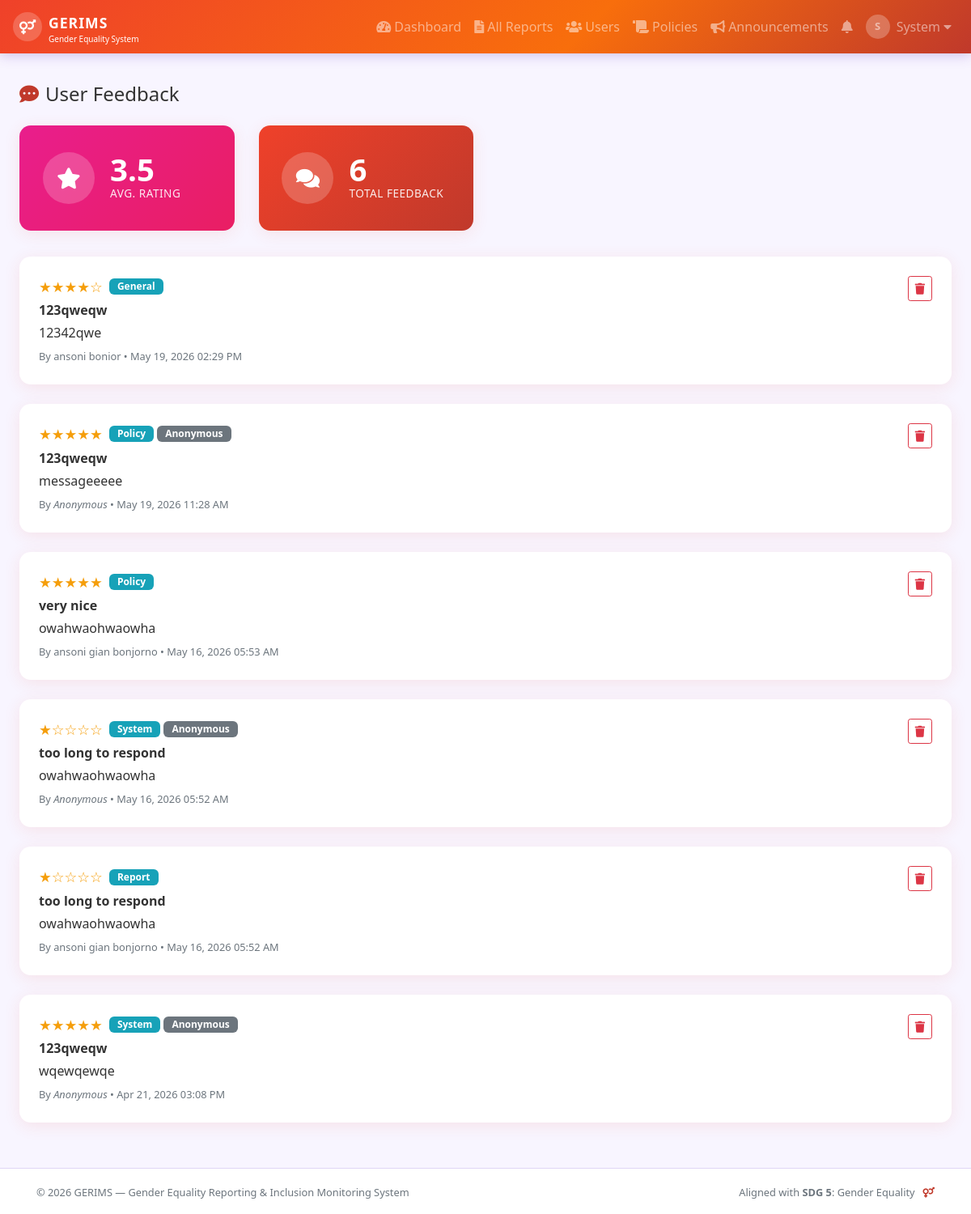
/admin/feedback.php (signed in), run on the app's committed database.
### tables this page shows
CREATE TABLE `feedbacks` (
  `feedback_id` int(11) NOT NULL,
  `user_id` int(11) DEFAULT NULL,
  `feedback_type` enum('general','system','policy','report') DEFAULT 'general',
  `subject` varchar(150) DEFAULT NULL,
  `message` text NOT NULL,
  `rating` tinyint(1) DEFAULT NULL CHECK (`rating` between 1 and 5),
  `is_anonymous` tinyint(1) DEFAULT 0,
  `created_at` timestamp NOT NULL DEFAULT current_timestamp()
);

CREATE TABLE `users` (
  `user_id` int(11) NOT NULL,
  `full_name` varchar(100) NOT NULL,
  `email` varchar(100) NOT NULL,
  `password` varchar(255) NOT NULL,
  `gender` varchar(30) DEFAULT NULL,
  `course` varchar(100) DEFAULT NULL,
  `year_level` varchar(20) DEFAULT NULL,
  `contact_number` varchar(20) DEFAULT NULL,
  `role` enum('user','admin') DEFAULT 'user',
  `profile_pic` varchar(255) DEFAULT 'default.png',
  `is_active` tinyint(1) DEFAULT 1,
  `created_at` timestamp NOT NULL DEFAULT current_timestamp(),
  `updated_at` timestamp NOT NULL DEFAULT current_timestamp() ON UPDATE current_timestamp()
);

### admin/feedback.php (the view, shortened to what this page needs)
<?php
require_once '../includes/config.php';
$list = $conn->query("SELECT f.*, u.full_name, u.email FROM feedbacks f LEFT JOIN users u ON f.user_id=u.user_id ORDER BY f.created_at DESC");
$avg  = $conn->query("SELECT AVG(rating) as avg_rating, COUNT(*) as total FROM feedbacks")->fetch_assoc();
include '../includes/header.php';
?>
<div class="container-fluid px-4">
    <div class="d-flex align-items-center mb-4">
        <h4 class="mb-0 mr-auto"><i class="fas fa-comment-dots mr-2" style="color:var(--secondary)"></i>User Feedback</h4>
    </div>
    <div class="row mb-3">
        <div class="col-md-3">
            <div class="stat-card bg-gradient-pink">
                <div class="stat-icon"><i class="fas fa-star"></i></div>
                <div><div class="stat-num"><?= number_format($avg['avg_rating'] ?? 0, 1) ?></div><div class="stat-label">Avg. Rating</div></div>
            </div>
        </div>
        <div class="col-md-3">
            <div class="stat-card bg-gradient-primary">
                <div class="stat-icon"><i class="fas fa-comments"></i></div>
                <div><div class="stat-num"><?= $avg['total'] ?></div><div class="stat-label">Total Feedback</div></div>
            </div>
        </div>
    </div>
    <?php
    $list->data_seek(0);
    while ($f = $list->fetch_assoc()):
    $stars = str_repeat('★', $f['rating']) . str_repeat('☆', 5 - $f['rating']);
    ?>
    <div class="gerims-card">
        <div class="card-body">
            <div class="d-flex justify-content-between align-items-start">
                <div>
                    <div class="d-flex align-items-center mb-1">
                        <span style="color:#f59e0b;font-size:1.1rem"><?= $stars ?></span>
                        <span class="badge badge-info ml-2"><?= ucfirst($f['feedback_type']) ?></span>
                        <?php if ($f['is_anonymous']): ?>
                        <span class="badge badge-secondary ml-1">Anonymous</span>
                        <?php endif; ?>
                    </div>
                    <?php if ($f['subject']): ?>
                    <strong><?= htmlspecialchars($f['subject']) ?></strong><br>
                    <?php endif; ?>
                    <p class="mt-1 mb-1"><?= nl2br(htmlspecialchars($f['message'])) ?></p>
                    <small class="text-muted">
                        By <?= $f['is_anonymous'] ? '<em>Anonymous</em>' : htmlspecialchars($f['full_name'] ?? 'Unknown') ?>
                        &bull; <?= date('M d, Y h:i A', strtotime($f['created_at'])) ?>
                    </small>
                </div>
                <a href="delete_feedback.php?id=<?= $f['feedback_id'] ?>" class="btn btn-sm btn-outline-danger ml-3"
                   data-confirm="Delete this feedback?"><i class="fas fa-trash"></i></a>
            </div>
        </div>
    </div>
    <?php endwhile; ?>
</div>
<?php include '../includes/footer.php'; ?>

### css/style.css (style rules this page uses)
:root { --primary: #EF412A; --secondary: #c0392b; --accent: #f39c12; --light-bg: #f8f5ff; --card-shadow: 0 4px 20px rgba(239, 65, 42, 0.10); --radius: 14px; }
* { box-sizing: border-box; }
body { font-family: 'Segoe UI', Tahoma, Geneva, Verdana, sans-serif; background: var(--light-bg); color: #333; padding-top: 70px; min-height: 100vh; display: flex; flex-direction: column; }
.gerims-card { background: #fff; border-radius: var(--radius); box-shadow: var(--card-shadow); border: none; margin-bottom: 1.5rem; overflow: hidden; }
.gerims-card .card-body { padding: 1.5rem; }
.stat-card { border-radius: var(--radius); color: #fff; padding: 1.8rem; display: flex; align-items: center; box-shadow: var(--card-shadow); margin-bottom: 1rem; transition: transform 0.2s; min-height: 130px; }
.stat-card .stat-icon { width: 64px; height: 64px; background: rgba(255, 255, 255, 0.2); border-radius: 50%; display: flex; align-items: center; justify-content: center; font-size: 26px; margin-right: 1.2rem; }
.stat-card .stat-num { font-size: 2.4rem; font-weight: 800; line-height: 1; }
.stat-card .stat-label { font-size: 0.85rem; opacity: 0.9; text-transform: uppercase; letter-spacing: 0.5px; }
.bg-gradient-primary { background: linear-gradient(135deg, #EF412A, #c0392b); }
.bg-gradient-pink { background: linear-gradient(135deg, #e91e8c, #e91e63); }
.badge { border-radius: 6px; padding: 4px 10px; font-size: 0.75rem; font-weight: 600; }

### data on the page
feedbacks: rating "★★★★☆", feedback_type "General", subject "123qweqw", message "12342qwe", user.full_name "ansoni bonior", created_at "May 19, 2026 02:29 PM"
feedbacks: rating "★★★★★", feedback_type "Policy", is_anonymous "Anonymous", subject "123qweqw", message "messageeeee", created_at "May 19, 2026 11:28 AM"
feedbacks: rating "★★★★★", feedback_type "Policy", subject "very nice", message "owahwaohwaowha", user.full_name "ansoni gian bonjorno", created_at "May 16, 2026 05:53 AM"
feedbacks: rating "★☆☆☆☆", feedback_type "System", is_anonymous "Anonymous", subject "too long to respond", message "owahwaohwaowha", created_at "May 16, 2026 05:52 AM"
feedbacks: rating "★☆☆☆☆", feedback_type "Report", subject "too long to respond", message "owahwaohwaowha", user.full_name "ansoni gian bonjorno", created_at "May 16, 2026 05:52 AM"
feedbacks: rating "★★★★★", feedback_type "System", is_anonymous "Anonymous", subject "123qweqw", message "wqewqewqe", created_at "Apr 21, 2026 03:08 PM"

### other printed values
substr($user_name,0,1) "S"
explode(' ',$user_name)[0] "System"
$avg['avg_rating'] "3.5"
$avg['total'] "6"
SITE_FULL_NAME "Gender Equality Reporting & Inclusion Monitoring System"
